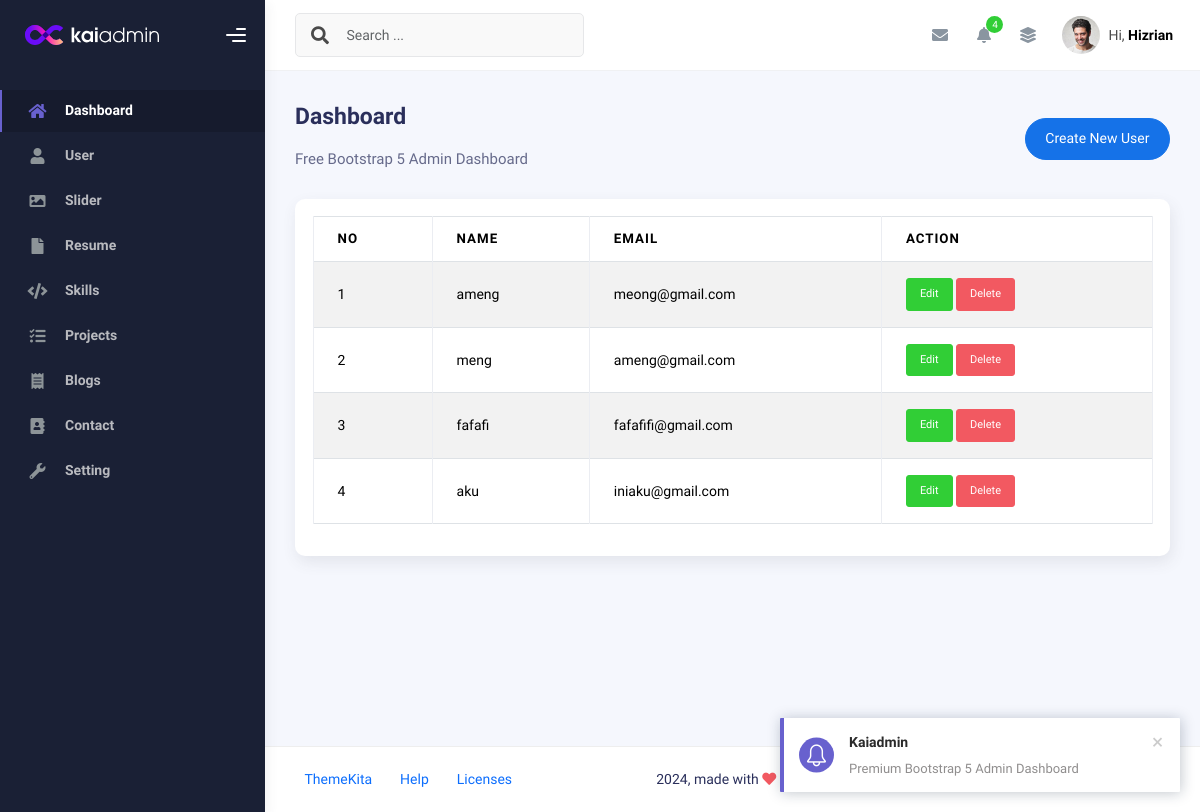
Page /project-crud/user.php (signed in) on the committed database.
### tables this page shows
CREATE TABLE `users` (
  `id` int(9) NOT NULL,
  `name` varchar(50) DEFAULT NULL,
  `email` varchar(50) DEFAULT NULL,
  `password` varchar(255) DEFAULT NULL
);

### project-crud/user.php (the view, shortened to what this page needs)
<?php
include 'config/koneksi.php';
$query = mysqli_query($conn, "SELECT * FROM users ORDER BY id DESC");
$rows = mysqli_fetch_all($query, MYSQLI_ASSOC);
?>
<!DOCTYPE html>
<html lang="en">
<head>
  <?php
  include "inc/css.php";
  ?>
</head>
<body>
  <div class="wrapper">
    <?php
    include "inc/sidebar.php";
    ?>
    <div class="main-panel">
      <div class="main-header">
        <?php
        include "inc/navbar.php";
        ?>
      </div>
      <div class="container">
        <div class="page-inner">
          <div
            class="d-flex align-items-left align-items-md-center flex-column flex-md-row pt-2 pb-4">
            <div>
              <h3 class="fw-bold mb-3">Dashboard</h3>
              <h6 class="op-7 mb-2">Free Bootstrap 5 Admin Dashboard</h6>
            </div>
            <div class="ms-md-auto py-2 py-md-0">
              <a href="create-user.php" class="btn btn-primary btn-round">Create New User</a>
            </div>
          </div>
          <div class="row">
            <div class="col-sm-6 col-md-12">
              <div class="card">
                <div class="card-body">
                  <table class="table table-bordered table-striped">
                    <thead>
                      <tr>
                        <th>No</th>
                        <th>Name</th>
                        <th>Email</th>
                        <th>Action</th>
                      </tr>
                    </thead>
                    <tbody>
                      <?php foreach ($rows as $index => $row):  ?>
                        <tr>
                          <td><?php echo $index += 1 ?></td>
                          <td><?php echo $row['name'] ?></td>
                          <td><?php echo $row['email'] ?></td>
                          <td>
                            <a class="btn btn-success btn-sm"
                              href="create-user.php?edit=<?php echo $row['id'] ?>">Edit</a>
                            <a onclick="return confirm('Are You sure wanna delete this data?')"
                              class="btn btn-danger btn-sm"
                              href="user.php?delete=<?php echo $row['id'] ?>">Delete</a>
                          </td>
                        </tr>
                      <?php endforeach ?>
                    </tbody>
                  </table>
                </div>
              </div>
            </div>
          </div>
        </div>
      </div>
      <footer class="footer">
        <div class="container-fluid d-flex justify-content-between">
          <nav class="pull-left">
            <ul class="nav">
              <li class="nav-item">
                <a class="nav-link" href="http://www.themekita.com">
                  ThemeKita
                </a>
              </li>
              <li class="nav-item">
                <a class="nav-link" href="#"> Help </a>
              </li>
              <li class="nav-item">
                <a class="nav-link" href="#"> Licenses </a>
              </li>
            </ul>
          </nav>
          <div class="copyright">
            2024, made with <i class="fa fa-heart heart text-danger"></i> by
            <a href="http://www.themekita.com">ThemeKita</a>
          </div>
          <div>
            <a target="_blank" href="https://themewagon.com/">ThemeWagon</a>.
          </div>
        </div>
      </footer>
    </div>
  </div>
</body>
</html>

### rows in the picture
users: index "1", name "ameng", email "meong@gmail.com"
users: index "2", name "meng", email "ameng@gmail.com"
users: index "3", name "fafafi", email "fafafifi@gmail.com"
users: index "4", name "aku", email "iniaku@gmail.com"
